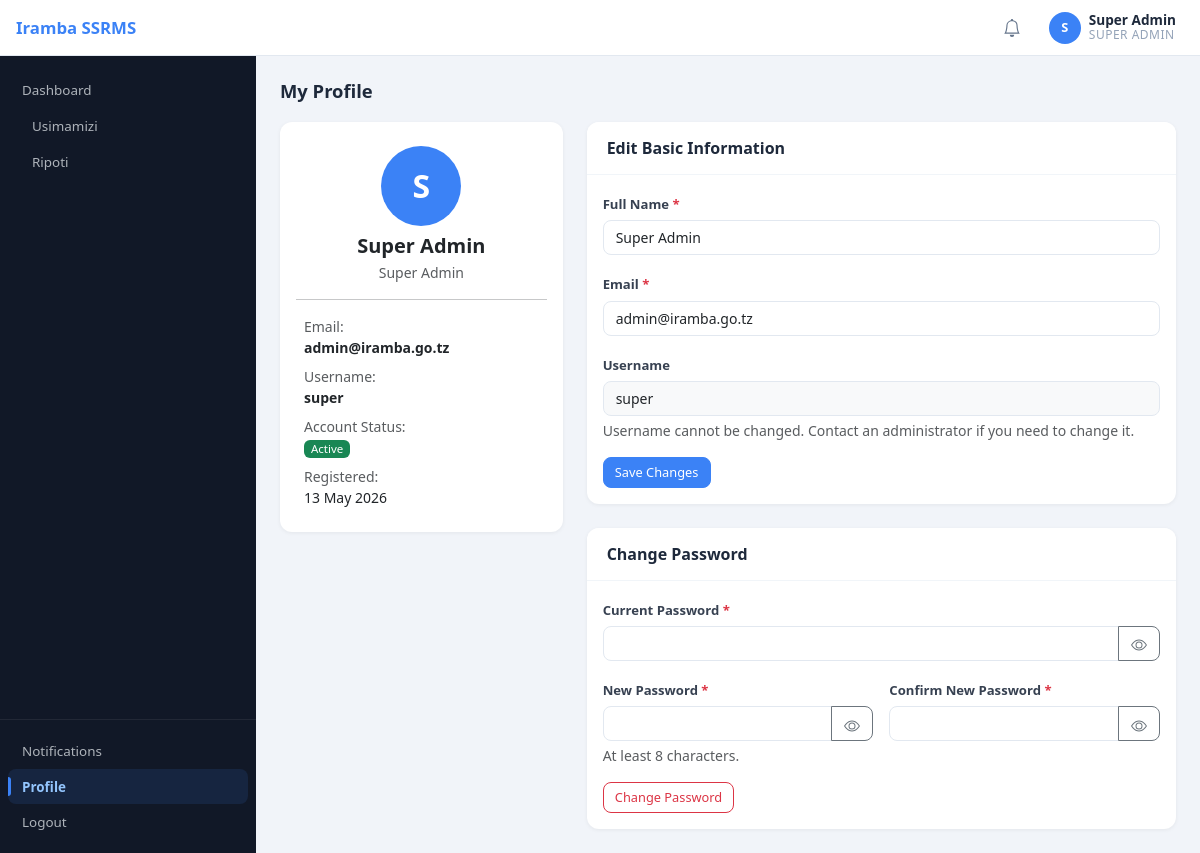
The app's page /profile.php (signed in) with its own data.
### tables this page shows
CREATE TABLE IF NOT EXISTS users (
  id            INT AUTO_INCREMENT PRIMARY KEY,
  school_id     INT          NULL,
  full_name     VARCHAR(200) NOT NULL,
  email         VARCHAR(200) NOT NULL UNIQUE,
  username      VARCHAR(80)  NOT NULL UNIQUE,
  password_hash VARCHAR(255) NOT NULL,
  role          ENUM('super_admin','district_admin','headmaster','teacher') NOT NULL,
  status        ENUM('active','inactive') NOT NULL DEFAULT 'active',
  created_at    TIMESTAMP DEFAULT CURRENT_TIMESTAMP,
  CONSTRAINT fk_users_school FOREIGN KEY (school_id) REFERENCES schools(id) ON DELETE SET NULL
);

### includes/auth.php (called while the page is built, shortened)
<?php
require_once __DIR__ . '/../config/db.php';
require_once __DIR__ . '/helpers.php';
function current_user(): ?array
{
    return $_SESSION['user'] ?? null;
}

### config/db.php (called while the page is built, shortened)
<?php
function db(): PDO
{
    static $pdo = null;
    if ($pdo instanceof PDO) {
        return $pdo;
    }
    $dsn = 'mysql:host=' . DB_HOST . ';port=' . DB_PORT . ';dbname=' . DB_NAME . ';charset=' . DB_CHARSET;
    $pdo = new PDO(
        $dsn,
        DB_USER,
        DB_PASS,
        [
            PDO::ATTR_ERRMODE => PDO::ERRMODE_EXCEPTION,
            PDO::ATTR_DEFAULT_FETCH_MODE => PDO::FETCH_ASSOC,
            PDO::ATTR_EMULATE_PREPARES => false,
        ]
    );
    return $pdo;
}

### includes/helpers.php (called while the page is built, shortened)
<?php
function e(?string $value): string
{
    return htmlspecialchars((string)$value, ENT_QUOTES, 'UTF-8');
}
function url(string $path = ''): string
{
    $path = ltrim($path, '/');
    return rtrim(BASE_PATH, '/') . '/' . $path;
}

### profile.php (the view, shortened to what this page needs)
<?php
require_once __DIR__ . '/includes/layout.php';
$user    = current_user();
$user_id = (int)$user['id'];
$db_user = db()->prepare(
    'SELECT id, full_name, email, username, role, school_id, status, created_at FROM users WHERE id=:id LIMIT 1'
);
$db_user->execute([':id' => $user_id]);
$db_user = $db_user->fetch();
$role_labels = [
    'super_admin'    => 'Super Admin',
    'district_admin' => 'District Admin',
    'headmaster'     => 'Headmaster',
    'teacher'        => 'Teacher',
];
render_header('My Profile');
?>
<div class="page-heading">
  <h4>My Profile</h4>
</div>
<div class="row g-4">
  <div class="col-md-4">
    <div class="card">
      <div class="card-body text-center py-4">
        <div class="profile-avatar-large mx-auto">
          <?= e(strtoupper(mb_substr($db_user['full_name'], 0, 1))) ?>
        </div>
        <h5 class="fw-bold mb-1 mt-2"><?= e($db_user['full_name']) ?></h5>
        <div class="text-muted small mb-2">
          <?= e($role_labels[$db_user['role']] ?? $db_user['role']) ?>
        </div>
        <hr class="my-3">
        <div class="text-start small ps-2">
          <div class="mb-2">
            <span class="text-muted">Email:</span><br>
            <strong><?= e($db_user['email']) ?></strong>
          </div>
          <div class="mb-2">
            <span class="text-muted">Username:</span><br>
            <strong><?= e($db_user['username']) ?></strong>
          </div>
          <div class="mb-2">
            <span class="text-muted">Account Status:</span><br>
            <span class="badge <?= $db_user['status'] === 'active' ? 'bg-success' : 'bg-danger' ?>">
              <?= $db_user['status'] === 'active' ? 'Active' : 'Disabled' ?>
            </span>
          </div>
          <div>
            <span class="text-muted">Registered:</span><br>
            <?= e(date('d M Y', strtotime($db_user['created_at']))) ?>
          </div>
        </div>
      </div>
    </div>
  </div>
  <div class="col-md-8">
    <div class="card mb-4">
      <div class="card-header">Edit Basic Information</div>
      <div class="card-body">
        <form method="post" autocomplete="off">
          <div class="row g-3">
            <div class="col-12">
              <label class="form-label">Full Name <span class="text-danger">*</span></label>
              <input class="form-control" name="full_name" required
                     value="<?= e((string)($_POST['full_name'] ?? $db_user['full_name'])) ?>">
            </div>
            <div class="col-12">
              <label class="form-label">Email <span class="text-danger">*</span></label>
              <input class="form-control" name="email" type="email" required
                     value="<?= e((string)($_POST['email'] ?? $db_user['email'])) ?>">
            </div>
            <div class="col-12">
              <label class="form-label">Username</label>
              <input class="form-control bg-light" value="<?= e($db_user['username']) ?>" disabled>
              <div class="form-text">Username cannot be changed. Contact an administrator if you need to change it.</div>
            </div>
          </div>
          <div class="mt-3">
            <button type="submit" class="btn btn-primary btn-sm">Save Changes</button>
          </div>
        </form>
      </div>
    </div>
    <div class="card">
      <div class="card-header">Change Password</div>
      <div class="card-body">
        <form method="post" autocomplete="off">
          <div class="row g-3">
            <div class="col-12">
              <label class="form-label">Current Password <span class="text-danger">*</span></label>
              <div class="input-group">
                <input class="form-control" name="old_password" type="password" id="oldPass"
                       required autocomplete="current-password">
                <button class="btn btn-outline-secondary toggle-pass" type="button" data-target="oldPass" tabindex="-1">
                </button>
              </div>
            </div>
            <div class="col-md-6">
              <label class="form-label">New Password <span class="text-danger">*</span></label>
              <div class="input-group">
                <input class="form-control" name="new_password" type="password" id="newPass"
                       required autocomplete="new-password" minlength="8">
                <button class="btn btn-outline-secondary toggle-pass" type="button" data-target="newPass" tabindex="-1">
                </button>
              </div>
              <div class="form-text">At least 8 characters.</div>
            </div>
            <div class="col-md-6">
              <label class="form-label">Confirm New Password <span class="text-danger">*</span></label>
              <div class="input-group">
                <input class="form-control" name="confirm_password" type="password" id="confPass"
                       required autocomplete="new-password" minlength="8">
                <button class="btn btn-outline-secondary toggle-pass" type="button" data-target="confPass" tabindex="-1">
                </button>
              </div>
            </div>
          </div>
          <div class="mt-3">
            <button type="submit" class="btn btn-outline-danger btn-sm">Change Password</button>
          </div>
        </form>
      </div>
    </div>
  </div>
</div>
<?php render_footer(); ?>

### includes/layout.php (shortened to what this page needs)
<?php
require_once __DIR__ . '/auth.php';
function icon(string $name): string
{
    return $icons[$name] ?? '';
}
function render_header(string $title): void
{
    $user = current_user();
    $role = $user['role'] ?? '';
    $req_uri      = parse_url($_SERVER['REQUEST_URI'] ?? '', PHP_URL_PATH) ?? '';
    $base_prefix  = rtrim(BASE_PATH, '/') . '/';
    $current_page = str_starts_with($req_uri, $base_prefix)
                  ? substr($req_uri, strlen($base_prefix))
                  : ltrim($req_uri, '/');
    $current_page = strtok($current_page, '?') ?: '';
    $nav_items = [];
    $nav_items[] = ['url' => 'dashboard.php', 'label' => 'Dashboard', 'icon' => 'dashboard'];
    if (in_array($role, ['super_admin', 'district_admin'], true)) {
        $admin_children = [];
        if ($role === 'super_admin') {
            $admin_children[] = ['url' => 'super/users.php',          'label' => 'Users',        'icon' => 'users'];
        }
        $admin_children[] = ['url' => 'district/schools.php',         'label' => 'Schools',      'icon' => 'school'];
        $admin_children[] = ['url' => 'district/headmasters.php',     'label' => 'Headmasters',  'icon' => 'users'];
        $admin_children[] = ['url' => 'district/subjects.php',        'label' => 'Subjects',     'icon' => 'subjects'];
        $admin_children[] = ['url' => 'district/alevel_combinations.php', 'label' => 'Combinations', 'icon' => 'combo'];
        $admin_children[] = ['url' => 'district/exams.php',           'label' => 'Exams',        'icon' => 'exam'];
        $nav_items[] = [
            'group'    => $role === 'super_admin' ? 'Usimamizi' : 'Usimamizi wa Wilaya',
            'icon'     => 'school',
            'children' => $admin_children,
        ];
        $nav_items[] = [
            'group'    => 'Ripoti',
            'icon'     => 'report',
            'children' => [
                ['url' => 'school/exam_results.php',               'label' => 'Matokeo ya Mtihani',    'icon' => 'report'],
                ['url' => 'school/exam_analysis.php',              'label' => 'Uchambuzi wa Shule',    'icon' => 'report'],
                ['url' => 'district/exam_analysis.php',            'label' => 'Uchambuzi wa Wilaya',   'icon' => 'report'],
                ['url' => 'district/teaching_progress_report.php', 'label' => 'Maendeleo ya Mafunzo',  'icon' => 'process'],
            ],
        ];
    }
    $group_counter = 0;
    $sidebar_links = '';
    foreach ($nav_items as $item) {
        if (isset($item['group'])) {
            $group_counter++;
            $gid = 'navGroup' . $group_counter;
            $is_active = false;
            $show_class    = $is_active ? ' show'   : '';
            $toggle_class  = $is_active ? ' active' : '';
            $sidebar_links .= '<div class="sidebar-group">';
            $sidebar_links .= '<button class="sidebar-group-toggle' . $toggle_class . '" '
                . 'data-bs-toggle="collapse" data-bs-target="#' . $gid . '" '
                . 'aria-expanded="' . ($is_active ? 'true' : 'false') . '">';
            $sidebar_links .= '<span class="sg-icon">' . icon($item['icon']) . '</span>';
            $sidebar_links .= '<span class="sg-label">' . e($item['group']) . '</span>';
            $sidebar_links .= '<span class="sg-chevron">' . icon('chevron') . '</span>';
            $sidebar_links .= '</button>';
            $sidebar_links .= '<div class="collapse sidebar-group-body' . $show_class . '" id="' . $gid . '">';
            foreach ($item['children'] as $child) {
                $href      = e(url($child['url']));
                $is_cur    = ($child['url'] === $current_page) ? ' current' : '';
                $sidebar_links .= '<a class="sidebar-link sidebar-sublink' . $is_cur . '" href="' . $href . '">'
                    . icon($child['icon'])
                    . '<span>' . e($child['label']) . '</span>'
                    . '</a>';
            }
            $sidebar_links .= '</div>';
            $sidebar_links .= '</div>';
        } else {
            $href   = e(url($item['url']));
            $is_cur = ($item['url'] === $current_page) ? ' current' : '';
            $sidebar_links .= '<a class="sidebar-link' . $is_cur . '" href="' . $href . '">'
                . icon($item['icon'])
                . '<span>' . e($item['label']) . '</span>'
                . '</a>';
        }
    }
    $initial = $user ? strtoupper(mb_substr($user['full_name'], 0, 1)) : '?';
    $role_label = str_replace('_', ' ', $role);
    $flash_html = '';
    echo '<!doctype html>';
    echo '<html lang="en">';
    echo '<head>';
    echo '<link href="https://cdn.jsdelivr.net/npm/bootstrap@5.3.3/dist/css/bootstrap.min.css" rel="stylesheet">';
    echo '<link href="' . e(url('assets/css/app.css')) . '" rel="stylesheet">';
    echo '</head>';
    echo '<body>';
    if ($user) {
        echo '<header class="topbar">';
        echo '<a class="topbar-brand" href="' . e(url('dashboard.php')) . '">' . e(APP_NAME) . '</a>';
        echo '<div class="dropdown">';
        echo '<button class="btn-notif dropdown-toggle" type="button" data-bs-toggle="dropdown" data-bs-auto-close="true" aria-expanded="false" title="Notifications">';
        echo '</button>';
        echo '</div>';
        echo '<a class="topbar-user" href="' . e(url('profile.php')) . '">';
        echo '<div class="avatar">' . e($initial) . '</div>';
        echo '<div class="user-info">';
        echo '<div class="user-name">' . e($user['full_name']) . '</div>';
        echo '<div class="user-role">' . e($role_label) . '</div>';
        echo '</div>';
        echo '</a>';
        echo '</header>';
        echo '<aside class="sidebar" id="sidebar">';
        echo '<div class="sidebar-section">';
        echo $sidebar_links;
        echo '</div>';
        echo '<div class="sidebar-footer">';
        $sb_notif_href = e(url('notifications.php'));
        echo '<a class="sidebar-link" href="' . $sb_notif_href . '" style="position:relative">';
        echo icon('bell') . '<span>Notifications</span>';
        echo '</a>';
        echo '<a class="sidebar-link" href="' . e(url('profile.php')) . '">' . icon('profile') . '<span>Profile</span></a>';
        echo '<a class="sidebar-link" href="' . e(url('logout.php')) . '">' . icon('logout') . '<span>Logout</span></a>';
        echo '</div>';
        echo '</aside>';
        echo '<div class="main-wrap">';
        echo '<div class="main-content">';
    } else {
        echo '<div>';
        echo $flash_html;
    }
}
function render_footer(): void
{
    echo '</div></div>';
    echo '</body></html>';
}

### records on screen
users: full_name "S", full_name "Super Admin", role "SUPER ADMIN", role "Super Admin", email "admin@iramba.go.tz", username "super", created_at "13 May 2026"

### other values on screen
APP_NAME "Iramba SSRMS"
$item['label'] "Dashboard"
$item['group'] "Usimamizi"
$item['group'] "Ripoti"
